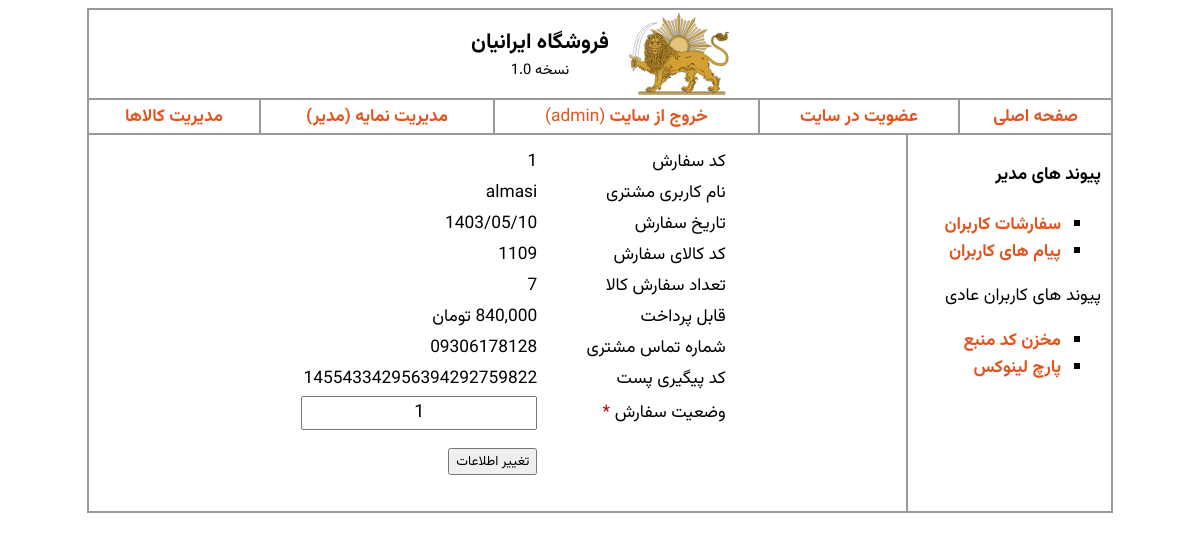
Before: /admin_order_edit.php?id=1 (signed in) with the older database file.
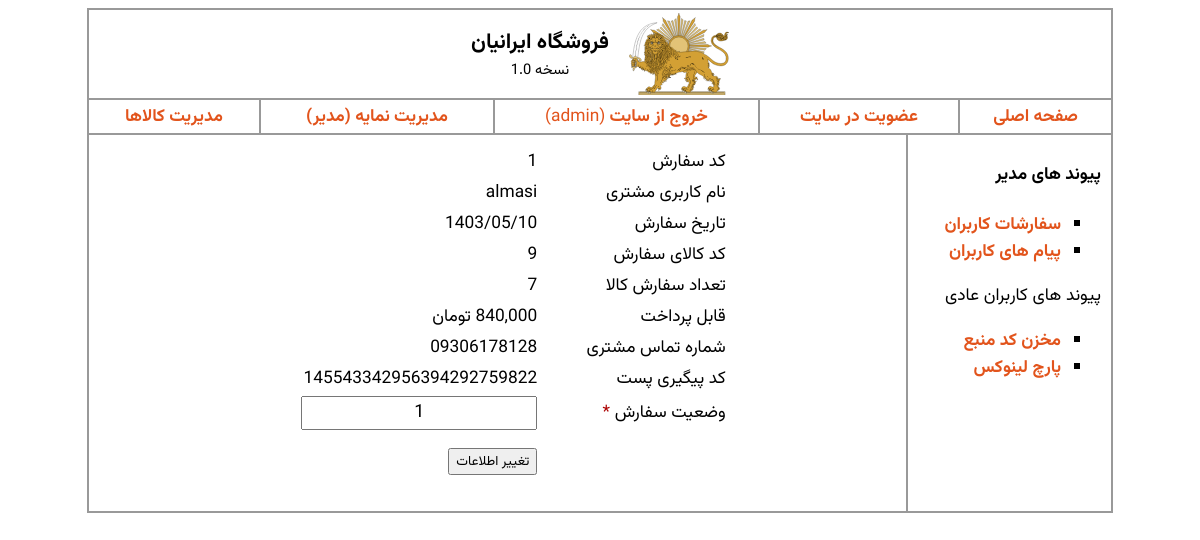
After: the same page with the newer database file.
### tables this page shows
CREATE TABLE IF NOT EXISTS `orders` (
  `id` int(10) NOT NULL AUTO_INCREMENT COMMENT 'شماره سفارش',
  `username` varchar(30) NOT NULL COMMENT 'نام کاربری سفارش دهنده',
  `orderdate` varchar(20) NOT NULL COMMENT 'تاریخ سفارش',
  `pro_id` int(10) NOT NULL COMMENT 'کد کالا',
  `pro_qty` int(10) NOT NULL COMMENT 'تعداد سفارش',
  `pro_price` float NOT NULL COMMENT 'قیمت پایه کالا',
  `number` varchar(11) NOT NULL COMMENT 'شماره تماس',
  `address` varchar(400) NOT NULL COMMENT 'آدرس',
  `trackcode` varchar(24) NOT NULL COMMENT 'کد مرسوله پستی',
  `state` int(1) NOT NULL COMMENT 'وضعیت سفارش',
  PRIMARY KEY (`id`)
);

### admin_order_edit.php (the view, shortened to what this page needs)
<?php
include("includes/header.php");
?>
<?php
include("includes/db_link.php");
$id = "";
if (isset($_GET['id']) && !empty($_GET['id'])) {
    $id = $_GET['id'];
} else {
?>
    <script>
        location.replace("admin_orders.php");
    </script>
<?php
}
$query = "SELECT * FROM orders WHERE id='$id'";
$request = mysqli_query($link, $query);
$order = mysqli_fetch_array($request);
?>
<form method="post" action="action_admin_order_edit.php?id=<?= $order['id'] ?>" name="action_admin_order_edit">
    <table border=0 style="width:60%;margin:0 auto">
        <tr>
            <td style="width: 40%;">کد سفارش</td>
            <td style="width: 60%;"><span><?= $order['id'] ?></span></td>
        </tr>
        <tr>
            <td>نام کاربری مشتری</td>
            <td><span><?= $order['username'] ?></span></td>
        </tr>
        <tr>
            <td>تاریخ سفارش</td>
            <td><span><?= $order['orderdate'] ?></span></td>
        </tr>
        <tr>
            <td>کد کالای سفارش</td>
            <td><span><?= $order['pro_id'] ?></span></td>
        </tr>
        <tr>
            <td>تعداد سفارش کالا</td>
            <td><span><?= $order['pro_qty'] ?></span></td>
        </tr>
        <tr>
            <td>قابل پرداخت</td>
            <td><span><?= toman($order['pro_price'] * $order['pro_qty'], true) ?></td>
        </tr>
        <tr>
            <td>شماره تماس مشتری</td>
            <td><span><?= $order['number'] ?></span></td>
        </tr>
        <tr>
            <td>کد پیگیری پست</td>
            <td><span><?= $order['trackcode'] ?></span></td>
        </tr>
        <tr>
            <td>وضعیت سفارش <span class="required">*</span></td>
            <td><input class="ltr" required value="<?= $order['state'] ?>" type="text" id="state" name="state" style="text-align:center;font-size:18px" onclick="window.alert('راهنمای کد وضعیت سفارش:\n\n0 = تحت بررسی\n1 = آماده ارسال\n2 = ارسال شده\n3 = لغو شده')"></td>
        </tr>
        <tr>
            <td><br><br></td>
            <td>
                <input type="submit" value="تغییر اطلاعات">
            </td>
        </tr>
    </table>
</form>

Changed rows visible on the page:
changed orders "almasi": pro "1109" → "9"
